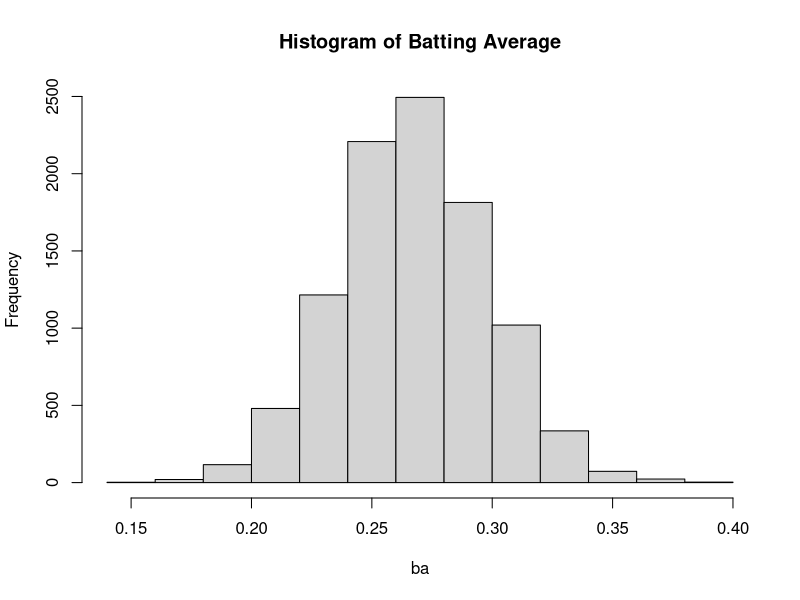
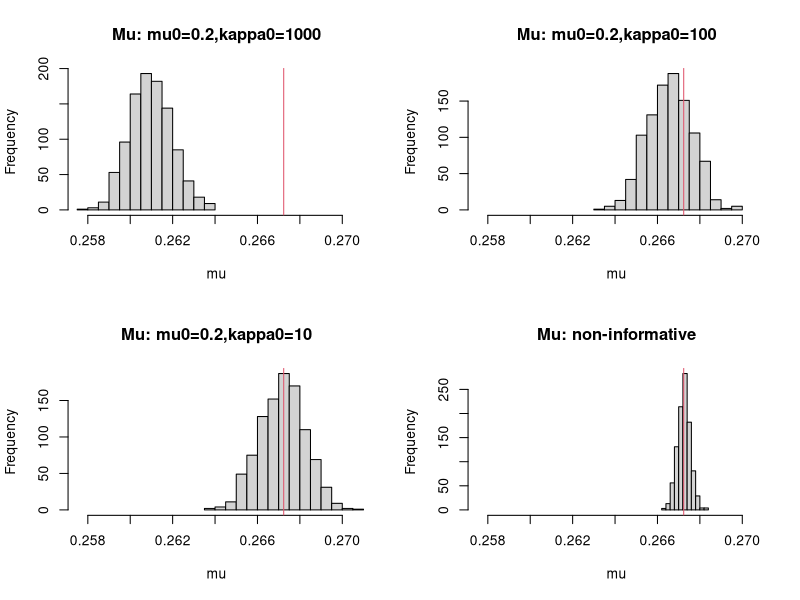
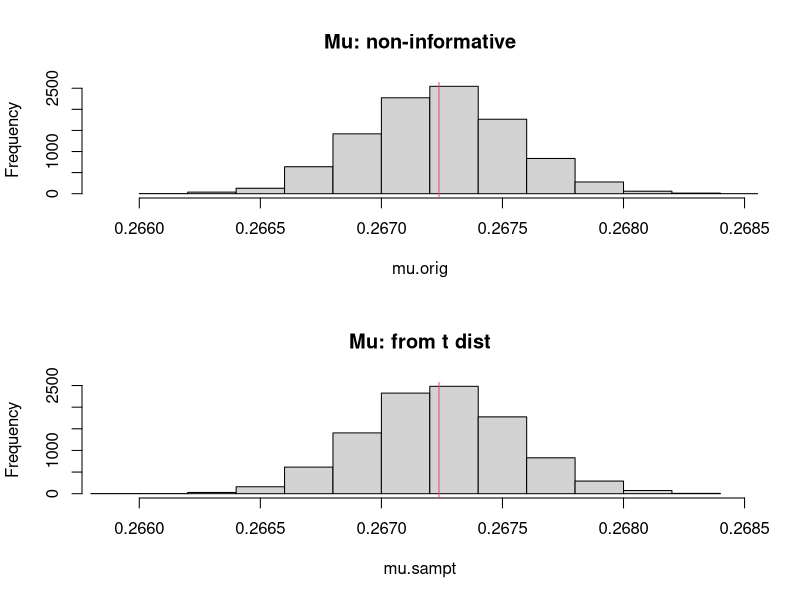
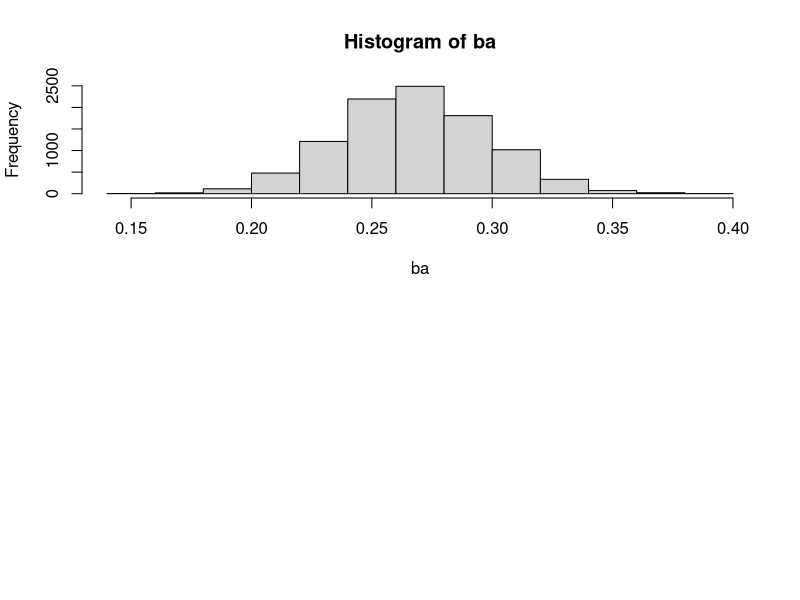
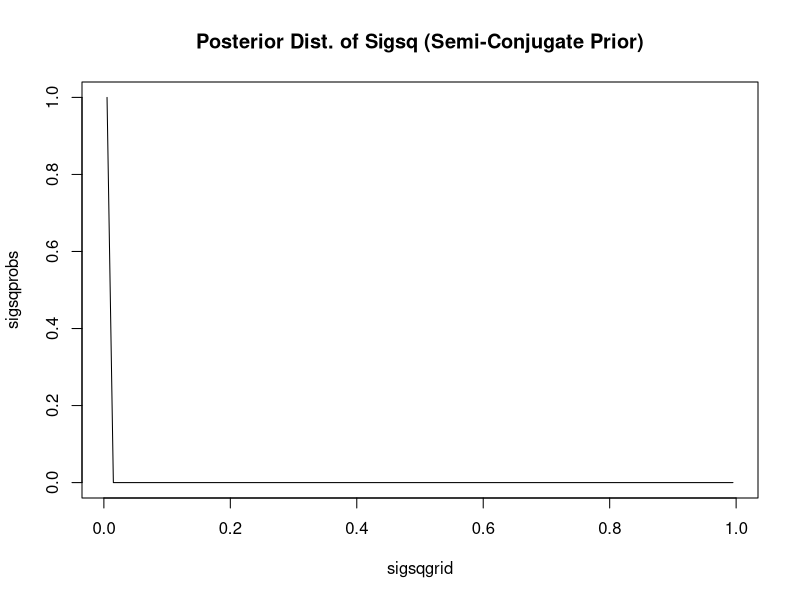
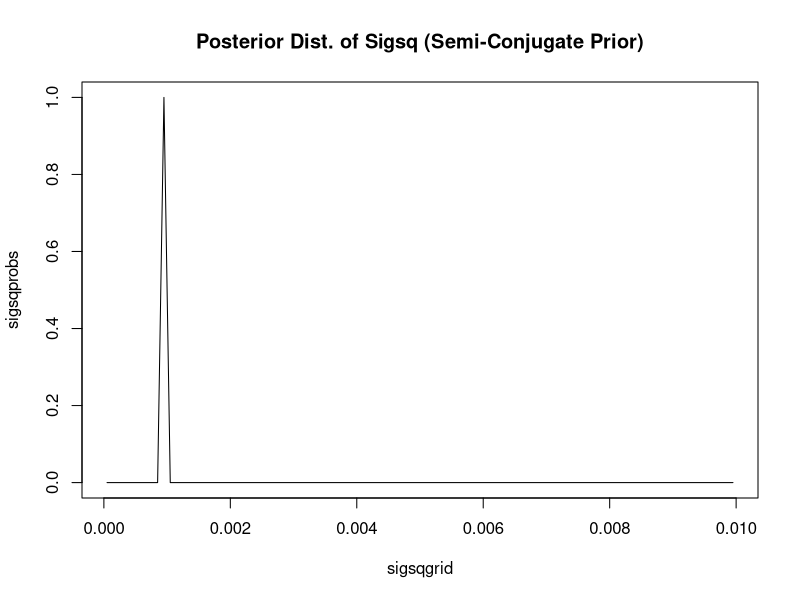
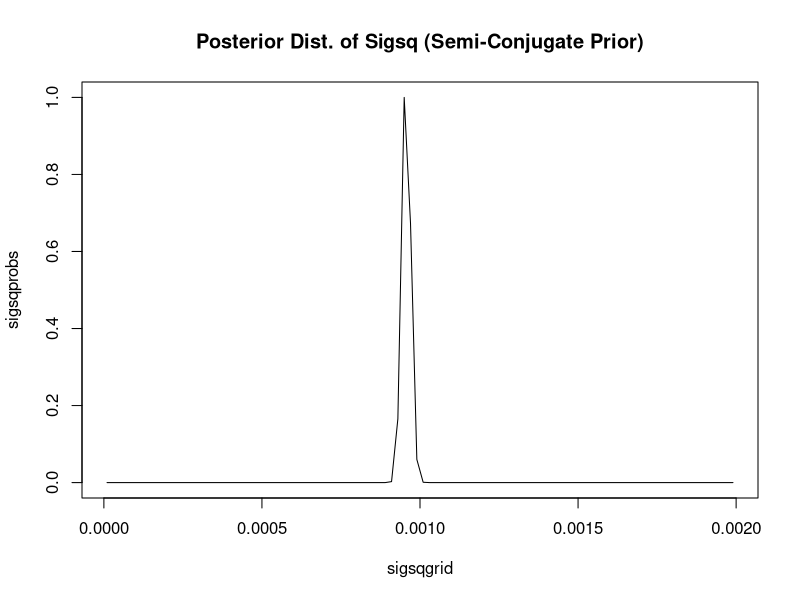
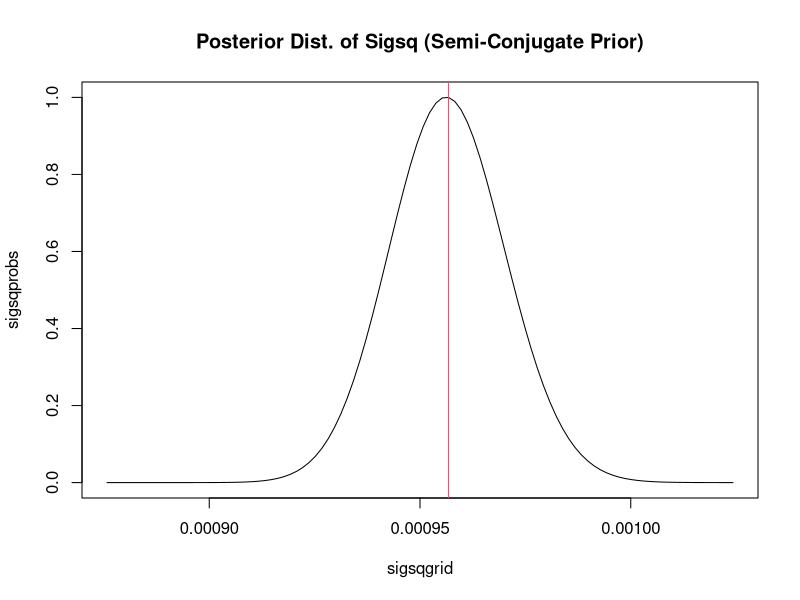

Write R code to recreate these figures, in order.
###################################################################
#### Normal Model with Conjugate and Noninformative Priors      ###
###################################################################

## Reading in Data:
data <- read.table("data/hitters.post1970.txt",header=T,row.names=NULL)
dim(data)

data[1:5,]

## Reducing data to player-seasons where ab >= 200
data <- data[data$AB >= 200,]
dim(data)


## Calculating batting average
ba <- data$H/data$AB
n <- length(ba)
hist(ba,main="Histogram of Batting Average")
min(ba)
data[which(ba==min(ba)),]
max(ba)
data[which(ba==max(ba)),]


sample.norm.conj <- function(y,mu0,kappa0,nu0,sigsq0,numsamp){
    n <- length(y)
	y.mean <- mean(y)
	y.ss <- var(y)*(n-1)
	discrep <- (kappa0*n/(kappa0+n))*(y.mean-mu0)^2
	x <- rgamma(numsamp,shape=(nu0+n)/2,rate=(nu0*sigsq0+y.ss+discrep)/2)
    sigsq.samp <- 1/x
	postvar <- 1/(n/sigsq.samp + kappa0/sigsq.samp)
	postmean <- (n*y.mean/sigsq.samp + kappa0*mu0/sigsq.samp)/(n/sigsq.samp + kappa0/sigsq.samp)
    mu.samp <- rnorm(numsamp,mean=postmean,sd=sqrt(postvar))
    out <- cbind(mu.samp,sigsq.samp)
    out
}

## checking the posterior for different conjugate priors and non-informative 
##  (different values of mu0,kappa0)

theta1 <- sample.norm.conj(ba,0.2,10,10,10,1000)   # mu0 = 0.2, kappa0 = 10, etc.
theta2 <- sample.norm.conj(ba,0.2,100,10,10,1000)   # mu0 = 0.2, kappa0 = 100, etc.
theta3 <- sample.norm.conj(ba,0.2,1000,10,10,1000)   # mu0 = 0.2, kappa0 = 1000, etc.
theta4 <- sample.norm.conj(ba,0.2,0,0,10,1000)   # non-informative kappa0 = 0, nu0 = 0 

par(mfrow=c(2,2))
minmu <- min(theta1[,1],theta2[,1],theta3[,1],theta4[,1],mean(ba))
maxmu <- max(theta1[,1],theta2[,1],theta3[,1],theta4[,1],mean(ba))
hist(theta3[,1],main="Mu: mu0=0.2,kappa0=1000",xlim=c(minmu,maxmu),xlab="mu")
abline(v=mean(ba),col=2)
hist(theta2[,1],main="Mu: mu0=0.2,kappa0=100",xlim=c(minmu,maxmu),xlab="mu")
abline(v=mean(ba),col=2)
hist(theta1[,1],main="Mu: mu0=0.2,kappa0=10",xlim=c(minmu,maxmu),xlab="mu")
abline(v=mean(ba),col=2)
hist(theta4[,1],main="Mu: non-informative",xlim=c(minmu,maxmu),xlab="mu")
abline(v=mean(ba),col=2)

## could have also generated mu directly from t distribution:
mu.sampt <- rt(10000,n-1)
mu.sampt <- mu.sampt*sqrt(var(ba)/n)+mean(ba)

## compare to original sampling scheme
theta <- sample.norm.conj(ba,0.2,0,0,10,10000)
mu.orig <- theta[,1]
    	
xmin <- min(mu.orig,mu.sampt)
xmax <- max(mu.orig,mu.sampt)
par(mfrow=c(2,1))
hist(mu.orig,main="Mu: non-informative",xlim=c(xmin,xmax))
abline(v=mean(ba),col=2)
hist(mu.sampt,main="Mu: from t dist",xlim=c(xmin,xmax))
abline(v=mean(ba),col=2)

###################################################################
#### Grid Search and Grid Sample: Semi-Conjugate Normal Example ###
###################################################################

## Reading in Data:
data <- read.table("data/hitters.post1970.txt",header=T)

## Reducing data to player-seasons where ab > 200
data <- data[data$AB > 200,]


## Calculating batting average
ba <- data$H/data$AB
n <- length(ba)
hist(ba)
min(ba)
data[which(ba==min(ba)),]
max(ba)
data[which(ba==max(ba)),]


evaluatepostsigsq <- function(sigsqvalues,y,mu0,nu0,tausq0,sigsq0){
	m <- length(sigsqvalues)
	logvals <- rep(0,m)
	n <- length(y)
	for (i in 1:m){
		cursigsq <- sigsqvalues[i]
		postmean  <- (n*mean(y)/cursigsq + mu0/tausq0)/(n/cursigsq + 1/tausq0)
		for (j in 1:n){
			logvals[i] <- logvals[i] + dnorm(y[j],mean=postmean,sd=sqrt(cursigsq),log=T)
		}
		logvals[i] <- logvals[i] - 0.5*log(n/cursigsq + 1/tausq0)
		logvals[i] <- logvals[i] - (0.5*nu0+1)*log(cursigsq) - nu0*sigsq0/(2*cursigsq)
		print (i)
	}
	out <- exp(logvals-max(logvals))
	out
}

## setting hyperparameter values
tausq0 <- 0.1
sigsq0 <- 0.1
nu0 <- 0.001
mu0 <- 0.2

sigsqgrid <- ppoints(100)
sigsqprobs <- evaluatepostsigsq(sigsqgrid,ba,mu0,nu0,tausq0,sigsq0)
par(mfrow=c(1,1))
plot(sigsqgrid,sigsqprobs,type="l",main="Posterior Dist. of Sigsq (Semi-Conjugate Prior)")

sigsqgrid <- ppoints(100)*0.01
sigsqprobs <- evaluatepostsigsq(sigsqgrid,ba,mu0,nu0,tausq0,sigsq0)
par(mfrow=c(1,1))
plot(sigsqgrid,sigsqprobs,type="l",main="Posterior Dist. of Sigsq (Semi-Conjugate Prior)")


sigsqgrid <- ppoints(100)*0.002
sigsqprobs <- evaluatepostsigsq(sigsqgrid,ba,mu0,nu0,tausq0,sigsq0)
par(mfrow=c(1,1))
plot(sigsqgrid,sigsqprobs,type="l",main="Posterior Dist. of Sigsq (Semi-Conjugate Prior)")

sigsqgrid <- ppoints(100)*0.00015+0.000875
sigsqprobs <- evaluatepostsigsq(sigsqgrid,ba,mu0,nu0,tausq0,sigsq0)
par(mfrow=c(1,1))
plot(sigsqgrid,sigsqprobs,type="l",main="Posterior Dist. of Sigsq (Semi-Conjugate Prior)")

## optimal point estimate approximated by grid point with highest value
sigsqhat <- sigsqgrid[which(sigsqprobs==max(sigsqprobs))]
abline(v=sigsqhat,col=2)


## grid sampling: sample 1000 values of sigsq proportional to sigsqprobs

sigsqprobs <- sigsqprobs/sum(sigsqprobs)
sigsq.samp <- sample(sigsqgrid,size=1000,replace=T,prob=sigsqprobs)

plot(sigsqgrid,sigsqprobs,type="l",main="Posterior Dist. of Sigsq (Semi-Conjugate Prior)",xlim=c(0.000875,0.001025),col=2,lwd=2)
par(new=T)
hist(sigsq.samp,prob=T,xlim=c(0.000875,0.001025),main="Posterior Dist. of Sigsq (Semi-Conjugate Prior)",xlab="",ylab="",yaxt="n",breaks=25,col=)

## sampling mu given sampled sigmasq

mu.samp.semiconjugate <- rep(NA,1000)
for (i in 1:1000){
	postvar <- 1/(n/sigsq.samp[i] + 1/tausq0)
	postmean <- (n*mean(ba)/sigsq.samp[i] + mu0/tausq0)*postvar
	mu.samp.semiconjugate[i] <- rnorm(1,mean=postmean,sd=sqrt(postvar))
}
hist(mu.samp.semiconjugate,main="Post.Dist. of Mu (Semi-Conjugate Prior)")
abline(v=mean(ba),col=2)


############################################################
### Grid Search and Grid Sample: Poisson Planes Dataset ####
############################################################

## input data:  
data <- read.table("data/planes.txt",skip=1)
y <- data[,2]
t <- data[,1]-1976
n <- length(y)
hist(y)
plot(t,y,pch=19)

## graphing posterior over range of alpha and beta:
posteriorplanes <- function(alpha,beta){
  logpost <- -Inf
  if (alpha + beta*max(t) > 0){
    logpost <- 0
    for (i in 1:n){
      logpost <- logpost + y[i]*log(alpha+beta*t[i])
      logpost <- logpost - (alpha+beta*t[i])
    }
  }
  logpost
}

numgrid <- 100
alpharange <- ppoints(numgrid)*20   # alpha between 0 and 20
betarange <- ppoints(numgrid)*6  # beta between 0 and 6

numgrid <- 100
alpharange <- ppoints(numgrid)*20+20  # alpha between 20 and 40
betarange <- ppoints(numgrid)*6-3  # beta between -3 and 3
full <- matrix(NA,nrow=numgrid,ncol=numgrid)
for (i in 1:numgrid){
  for (j in 1:numgrid){
    full[i,j] <- posteriorplanes(alpharange[i],betarange[j])
  }
}
full <- exp(full - max(full))
full <- full/sum(full)
contour(alpharange,betarange,full,xlab="alpha",ylab="beta",drawlabels=F)

## calculating probabilities for grid sampler:

alphamarginal <- rep(NA,numgrid)
for (i in 1:numgrid){
  alphamarginal[i] <- sum(full[i,])
}
betaconditional <- matrix(NA,nrow=numgrid,ncol=numgrid)
for (i in 1:numgrid){
  for (j in 1:numgrid){
    betaconditional[i,j] <- full[i,j]/sum(full[i,])
  }
}

## plotting marginal distribution of alpha
par(mfrow=c(1,1))
plot(alpharange,alphamarginal,type="l",main="marginal dist. of alpha")

## plotting conditional distribution of beta given alpha
alpharange[25]
alpharange[50]
alpharange[75]
par(mfrow=c(3,1))
plot(betarange,betaconditional[25,],type="l",main="dist. of beta for alpha = 24.9")
plot(betarange,betaconditional[50,],type="l",main="dist. of beta for alpha = 29.9")
plot(betarange,betaconditional[75,],type="l",main="dist. of beta for alpha = 34.9")

## sampling grid values:

alpha.samp <- rep(NA,10000)
beta.samp <- rep(NA,10000)
for (m in 1:10000){
  a <- sample(1:100,size=1,replace=T,prob=alphamarginal)
  b <- sample(1:100,size=1,replace=T,prob=betaconditional[a,])
  alpha.samp[m] <- alpharange[a]
  beta.samp[m] <- betarange[b]
}

par(mfrow=c(1,1))
contour(alpharange,betarange,full,xlab="alpha",ylab="beta",drawlabels=F,col=2)
points(alpha.samp,beta.samp)

## calculating posterior means/intervals for alpha and beta


## distribution of alpha, beta, beta covers 0, so it **could** increase over time
par(mfrow=c(2,1))
hist(alpha.samp,main="Alpha Samples")
hist(beta.samp,main="Beta Samples")

##posterior means
mean(alpha.samp)
mean(beta.samp)

alpha.sampsort <- sort(alpha.samp)
beta.sampsort <- sort(beta.samp)

alpha.sampsort[250]
alpha.sampsort[9750]
beta.sampsort[250]
beta.sampsort[9750]

## use the quantile command, give this a sample of data, and specify the 2.5% and 95%

?quantile

## but how do you actually get the confidence interval?
## I want to put alpha and beta in here... but



#posterior probability for an increase in trend over time is 4%
sum(beta.samp >= 0)/10000
#posterior probability for a decrease over time is 96%
sum(beta.samp <= 0)/10000

##compute a 95% interval

theta <- rgamma(alpha.sampsort[1], beta.sampsort[2])/10
y1986 <- rpois(1000,theta)
print(sort(y1986)[c(25,976)])

par(mfrow=c(1,1))
plot(t,y,pch=19)
for (i in 1:1000){
  abline(alpha.samp[i],beta.samp[i],col=3)
}
points(t,y,pch=19)

## predicted new observation for 1986 (t = 10):

pred.rate <- alpha.samp + beta.samp*10

pred.accidents <- rep(NA,10000)
for (i in 1:10000){
  pred.accidents[i] <- rpois(1,pred.rate[i])
}

mean(pred.accidents)
sort(pred.accidents)[250]
sort(pred.accidents)[9750]

par(mfrow=c(2,1))
hist(pred.accidents,xlim=c(0,45))
hist(y,xlim=c(0,45))


